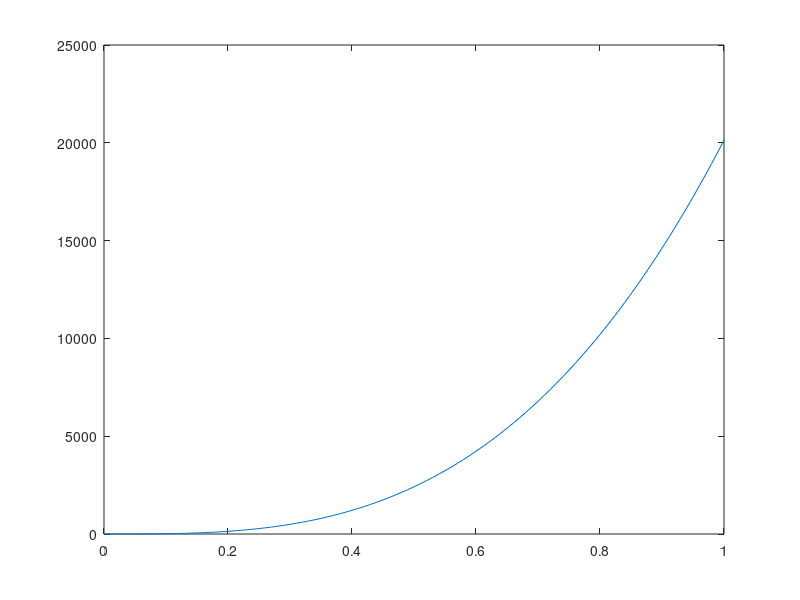
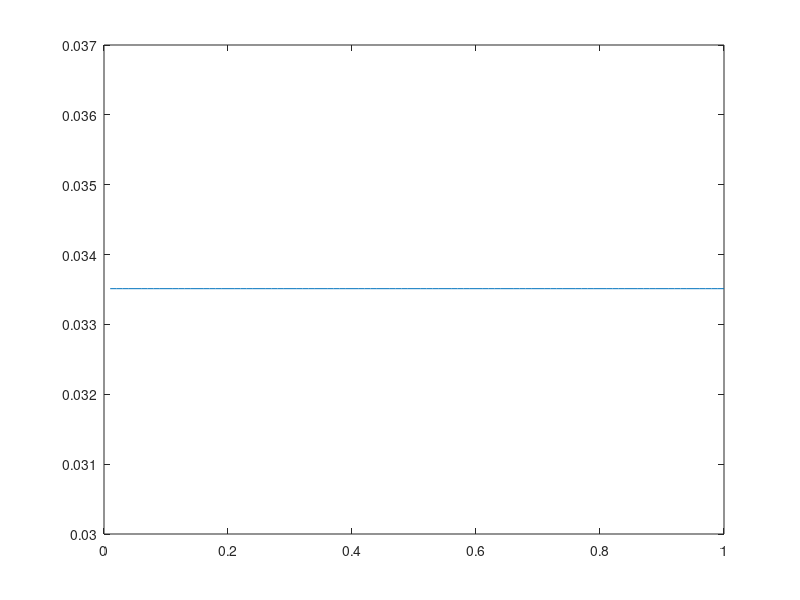

MATLAB code to generate these figures, in order:

r = 35/1000;
rc = 10/1000;
lp = 5/1000;
g = 0.0014;
t = 8/1000;
l = 50/1000;
wc = 20/1000;
n=0.112;
y1=0.4;
nc=150;
u0=4*(pi)*10^(-7);
um=6;
u=600;
c0=0.3;
c1=0.42;
c2=-0.00116;
c3=1.0513*10^-6;


re=85.1*10^(-3);
lw=12;
M=[];
N=[];
V=[];
K=[];
J=[];
H=[];

for i = 0:0.01:1
    rd=r+g/2;
    l1 = r-rc/2;
    l7 = l1;
    l2 =  g;
    l6 = l2;
    l3 = t/2;
    l5 =l3;
    l4 = l-lp;
    l8 = l4;
    a1 = 2*pi*lp*(r-rc/4);
    a7 = a1;
    a2 = 2*pi*lp*(r+g);
    a6 = a2;
    a3 = 2*pi*lp*(r+g+t/4);
    a5 = a3;
    a4 = pi*((r+g+t)^2 -(r+g+t/2)^2);
    a8 = pi*rc^2;
    hmr =((nc*i)/((2*g)+((2*l1*um*a2)/(u*a1))+((2*l3*um*a2)/(u*a3)) + ((l4*um*a2)/(u*a4))+ ((l8*um*a2)/(u*a8))));
    bmr = u0*um*hmr;
    ap=pi*(r+g)^2;
    as=pi*(r)^2;
    flux = a2*bmr;
    lin=nc*(flux/i);
    rw = lw*re;
    if y1==0
         sgn(y1) = 0;
    elseif y1>0
         sgn('y1') =1;
    elseif y1<0
         sgn(y1)= -1;
    end
    
    ty = c0+c1*hmr+c2*hmr^2+c3*hmr^3;
    q=y1*(ap-as);
    c=2.07+12*q*n/(12*q*n+0.8*pi*rd*g^2*ty);

    cv=6*n*l*(ap-as)^2/(pi*rd*g^3);
    fm=(ap-as)*2*c*lp*ty/g;
    fv=cv*y1;
    fd=fv+(fm*sgn('y1'));
    Tk=lin/rw;
    M=[M fd(1)];
    dy=(fv+fm)/fv;
    N=[N dy];
    V=[V i];
    K=[K ty];
    J=[J Tk];
    H =[H hmr];
end
figure(1)
plot(V,N)

% figure(2)
% plot(V,M)
% 
% figure(3)
% plot(V,K)
% 
figure(4)
plot(V,J)